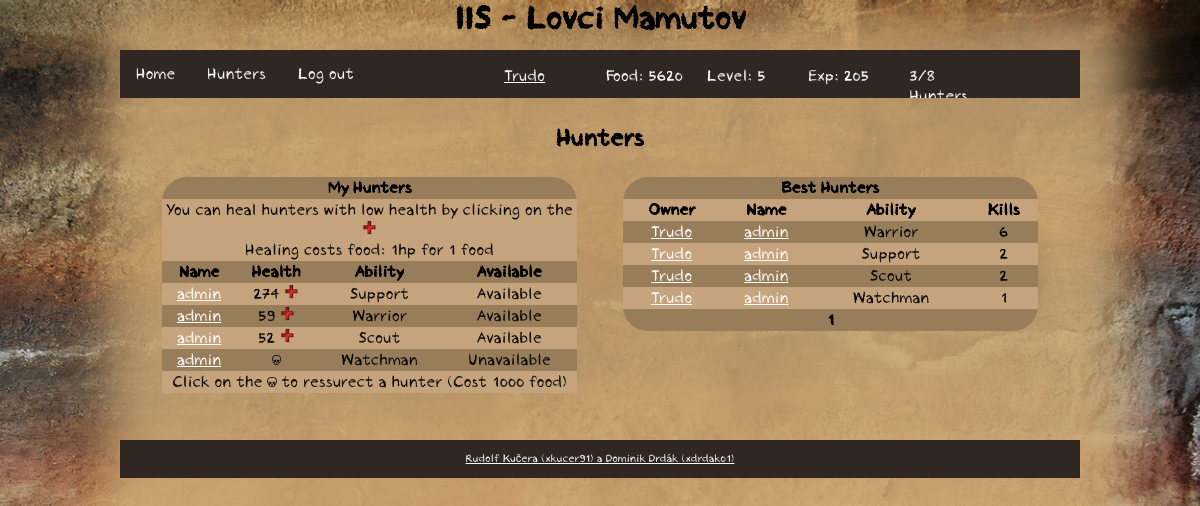
/iis/hunter/overview (signed in), run on the app's committed database.
### tables this page shows
CREATE TABLE `user` (
  `id` int(11) NOT NULL,
  `name` varchar(255) NOT NULL,
  `password` varchar(255) NOT NULL,
  `level` int(11) NOT NULL,
  `food` int(11) NOT NULL,
  `experience` int(11) NOT NULL,
  `role` varchar(10) NOT NULL
);

CREATE TABLE `hunter` (
  `id` int(11) NOT NULL,
  `user` int(11) NOT NULL,
  `name` varchar(15) NOT NULL,
  `health` int(11) NOT NULL,
  `ability` int(11) NOT NULL,
  `available` int(11) NOT NULL
);

CREATE TABLE `ability` (
  `id` int(11) NOT NULL,
  `name` varchar(255) NOT NULL
);

### index.php (called while the page is built, shortened)
<?php
require_once('functions.php');
$router = new RouterController();
$router->handle(array($_SERVER['REQUEST_URI']));
$router->writeView();

### functions.php (called while the page is built, shortened)
<?php
function isLoggedIn() {
	if (isset($_SESSION['user']))
		return true;
	else
		return false;
}
function url($url) {
	return Controller::$url . $url;
}

### model/Db.php (called while the page is built)
<?php
class Db {
    private static $connection;
    private static $settings = array(
		PDO::ATTR_ERRMODE => PDO::ERRMODE_EXCEPTION,
		PDO::MYSQL_ATTR_INIT_COMMAND => "SET NAMES utf8",
		PDO::ATTR_EMULATE_PREPARES => false,
	);
    public static function connect($host, $user, $password, $database) {
		if (!isset(self::$connection)) {
			self::$connection = @new PDO(
				"mysql:host=$host;dbname=$database",
				$user,
				$password,
				self::$settings
			);
		}
	}
    public static function queryOne($query, $parameters = array()) {
		$result = self::$connection->prepare($query);
		$result->execute($parameters);
		return $result->fetch();
	}
    public static function queryAll($query, $parameters = array()) {
		$result = self::$connection->prepare($query);
		$result->execute($parameters);
		return $result->fetchAll();
	}
    public static function querySingle($query, $parameters = array()) {
		$result = self::queryOne($query, $parameters);
		return $result[0];
	}
	public static function query($query, $parameters = array()) {
		$result = self::$connection->prepare($query);
		$result->execute($parameters);
		return $result->rowCount();
	}
}

### model/user.php (called while the page is built, shortened)
<?php
class User {
	private $id;
	private $name;
	private $level;
	private $food;
	private $experience;
	private $role;
	public function __construct ($name) {
		$user = Db::queryOne('SELECT * FROM user WHERE name = ?',[$name]);
		if (empty($user)) {
			$this->name = $name;
			$this->level = 1;
			$this->food = 100;
			$this->experience = 0;
			$this->role = 'user';
		} else {
			$this->id = $user['id'];
			$this->name = $user['name'];
			$this->level = $user['level'];
			$this->food =  $user['food'];
			$this->experience =  $user['experience'];
			$this->role = $user['role'];
		}
	}
	public function setId() {
		$this->id = Db::querySingle('SELECT id FROM user WHERE name = ?', [$this->name]);
	}
	public function getId() {
		if (isset($this->id))
			return $this->id;
		else
			return $this->id = Db::querySingle('SELECT id FROM user WHERE name = ?', [$this->name]);
	}
	public function getLevel() {
		return $this->level;
	}
	public function getFood() {
		return $this->food;
	}
	public function getExp() {
		return $this->experience;
	}
	public function getRole() {
		return $this->role;
	}
	public function getMyHunters() {
		return Db::queryAll('SELECT * FROM hunter WHERE user = ? ORDER BY health DESC', [$this->id]);
	}
	public static function getUserNameById($id) {
		return Db::querySingle('SELECT name FROM user WHERE id = ?', [$id]);
	}
	public function getMyHuntersCount() {
		return Db::query('SELECT * FROM hunter WHERE user = ? AND health > ?', [$this->id,0]);
	}
}

### controller/RouterController.php (called while the page is built, shortened)
<?php
class RouterController extends Controller
{
	protected $controller;
	private function dashToCamelCase($text)
	{
		$word = str_replace('-', ' ', $text);
		$word = ucwords($word);
		$word = str_replace(' ', '', $word);
		return $word;
	}
	private function parseURL($url)
	{
        $parsedURL = parse_url($url);
		$parsedURL["path"] = ltrim($parsedURL["path"], "/");
		$parsedURL["path"] = trim($parsedURL["path"]);
		$splitPath = explode("/", $parsedURL["path"]);
		return $splitPath;
	}
    public function handle($parameters)
    {
		$parsedURL = $this->parseURL($parameters[0]);
		$iis = array_shift($parsedURL);
		$controllerClass = $this->dashToCamelCase(array_shift($parsedURL)) . 'Controller';
		if (file_exists('controller/' . $controllerClass . '.php'))
			$this->controller = new $controllerClass;
		else
			$this->redirect('error');
        $this->controller->handle($parsedURL);
		if (isLoggedIn()) {
			$this->data['user'] = new User($_SESSION['user']);
		}
    }
}

### controller/HunterController.php (called while the page is built, shortened)
<?php
class HunterController extends Controller
{
    public function handle($parameters)
    {
    	if (!isLoggedIn()) {
    		$this->redirect('error');
    	} else {
			$user = new User($_SESSION['user']);
			$user->setId();
		}
    	if (isset($parameters)) {
    		if ($parameters[0] == 'create') {
                if (isset($parameters[1]) && ($parameters[1] == 'init'))
				    $this->create($parameters, $user,'init');
                else
                    $this->create($parameters, $user);
    		} else if ($parameters[0] == 'overview') {
				$this->overview($parameters,$user);
    		} else if ($parameters[0] == 'detail') {
                $this->detail($parameters,$user);
            }
    	}
    }
    public function overview($parameters,$user) {
        $myHunters = $user->getMyHunters();
        if (isset($_GET['page']))
            $page = $_GET['page'];
        else
            $_GET['page'] = $page = 1;
        $allHunters = Db::queryAll('SELECT COUNT(murder.hunterId) as kills, hunter.user, hunter.id, hunter.name, hunter.ability
            FROM murder
            LEFT JOIN hunter  ON murder.hunterId=hunter.id
            WHERE murder.type = "1"
            GROUP BY hunter.user, hunter.id, hunter.name, hunter.ability
            ORDER BY kills DESC LIMIT ?, 8', [($page-1)*8]);
    }
}

### model/ability.php (called while the page is built, shortened)
<?php
class Ability {
	public static function getAbilityName($id) {
		return Db::querySingle('SELECT name FROM ability WHERE id = ?', [$id]);
	}
}

### view/hunterOverview.phtml (the view, shortened to what this page needs)
<h1>Hunters</h1>
<table id="myHunters">
	<tr>
		<th colspan="4">
			My Hunters
		</th>
	</tr>
	<tr>
		<td colspan="4">
			You can heal hunters with low health by clicking on the
			<img src="<?= url('img/heal.png') ?>" height="15px">
			<br>
			Healing costs food: 1hp for 1 food
	</tr>
	<tr>
		<th>Name</th>
		<th>Health</th>
		<th>Ability</th>
		<th>Available</th>
	</tr>
	<?php foreach ($myHunters as $hunter):?>
		<tr>
			<td><a href="<?= url('hunter/detail/'.$hunter['id']) ?>"><?= $hunter['name'] ?></a></td>
			<td>
				<?php if ($hunter['health'] <= 0) : ?>
					<form method="POST" id="revive-<?= $hunter['id'] ?>" >
						<img src="<?= url('img/skull.png') ?>" height="10px" onclick="revive('<?= $hunter['name'] ?>','<?= $hunter['id'] ?>')">
					</form>
				<?php else : ?>
					<?= $hunter['health'] ?>
					<img src="<?= url('img/heal.png') ?>" height="15px" onclick="heal(<?= $hunter['id'] ?>)">
				<?php endif; ?>
			</td>
			<td><?= Ability::getAbilityName($hunter['ability']) ?></td>
			<td>
				<?php if ($hunter['available'] == 1) : ?>
					Available
				<?php else : ?>
					Unavailable
				<?php endif; ?>
			</td>
		</tr>
	<?php endforeach; ?>
	<tr>
		<td colspan="4">
			Click on the
			<img src="<?= url('img/skull.png') ?>" height="10px">
			to ressurect a hunter (Cost 1000 food)
		</td>
	</tr>
</table>
<table id="allHunters">
	<tr>
		<th colspan="5">
			Best Hunters
		</th>
	</tr>
	<tr>
		<th>Owner</th>
		<th>Name</th>
		<th>Ability</th>
		<th>Kills</th>
	</tr>
	<?php foreach ($allHunters as $hunter):?>
		<tr>
			<td><a href="<?= url('user/detail/'. $hunter['user']) ?>"><?= User::getUserNameById($hunter['user']); ?></a></td>
			<td><a href="<?= url('hunter/detail/'. $hunter['id']) ?>"><?= $hunter['name'] ?></a></td>
			<td><?= Ability::getAbilityName($hunter['ability']) ?></td>
			<td>
				<?= $hunter['kills'] ?>
			</td>
		</tr>
	<?php endforeach; ?>
	<tr>
		<th colspan="5">
			<?= $_GET['page'] ?>
		</th>
	</tr>
</table>

### view/template.phtml (shortened to what this page needs)
<!DOCTYPE html>
<html lang="cs-cz">
	<head>
		<link rel="stylesheet" href="<?= url('css/style.css') ?>" type="text/css"/>
		<link rel="stylesheet" href="<?= url('css/navigation.css') ?>" type="text/css"/>
		<link rel="stylesheet" href="<?= url('css/start.css') ?>" type="text/css"/>
		<link rel="stylesheet" href="<?= url('css/hunter.css') ?>" type="text/css"/>
		<link rel="stylesheet" href="<?= url('css/outpost.css') ?>" type="text/css"/>
		<link rel="stylesheet" href="<?= url('css/expedition.css') ?>" type="text/css"/>
		<link rel="stylesheet" href="<?= url('css/user.css') ?>" type="text/css"/>
		<link rel="stylesheet" href="<?= url('css/admin.css') ?>" type="text/css"/>
	</head>
	<body>
		<header>
			<div class="center">
				<h1>IIS - Lovci Mamutov</h1>
			</div>
		</header>
		<nav>
			<div class="center">
				<ul>
					<li><a href="<?= url('home') ?>">Home</a></li>
					<?php if (isLoggedIn()): ?>
						<li><a href="<?= url('hunter/overview') ?>">Hunters</a></li>
						<li><a href="<?= url('logout') ?>">Log out</a></li>
						<div id="stats">
							<p id="stats-name"><a href="<?= url('user/detail/'.$user->getId()) ?>"><?= $_SESSION['user'] ?></a></p>
							<p id="stats-food">Food: <?= $user->getFood()?></p>
							<p id="stats-lvl">Level: <?= $user->getLevel()?></p>
							<p id="stats-exp">Exp: <?= $user->getExp()?></p>
							<p id="stats-hunters"><?= $user->getMyHuntersCount() ?>/<?= $user->getLevel()+3?> Hunters</p>
						</div>
					<?php endif; ?>
				</ul>
			</div>
		</nav>
		<article>
			<div class="center">
				<?php $this->controller->writeView();  ?>
			</div>
		</article>
		<footer>
			<div class="center">
				<p>
					<?php if (isLoggedIn()) : ?>
						<?php if ($user->getRole() == 'admin') : ?>
							<a href="<?= url('admin/controlPanel') ?>">Rudolf Kučera (xkucer91) a Dominik Drdák (xdrdak01)</a>
						<?php else : ?>
							Rudolf Kučera (xkucer91) a Dominik Drdák (xdrdak01)
						<?php endif; ?>
					<?php else : ?>
						<a href="<?= url('admin/login') ?>">Rudolf Kučera (xkucer91) a Dominik Drdák (xdrdak01)</a>
					<?php endif; ?>
				</p>
			</div>
		</footer>
	</body>
</html>

### css/style.css (style rules this page uses)
html { height: 100%; width: 100%; margin: 0; padding: 0; font-family: 'Crayon Hand', Arial, sans-serif; font-weight:normal; font-style:normal; text-shadow: none; }
body { width: 100%; margin: 0; padding: 0; min-height: 100%; float: left; background-image: url('../img/bg.jpg'); background-size: cover; background-repeat: no-repeat; background-attachment: fixed; }
header { width: 100%; height: 50px; margin: 0; padding: 0; float: left; }
article { margin: 0; padding: 2%; width: 96%; min-height: 200px; float: left; }
footer { width: 100%; font-size: 11px; text-align: center; float: left; margin: 0; }
footer .center { background-color: #302722; color: white; padding-top: 1px; padding-bottom: 1px; }
.center { margin: 0 auto; padding: 0; width: 80%; }
h1 { margin: 0; text-align: center; }
a, a:visited { color: white; }

### css/navigation.css (style rules this page uses)
nav { height: 50px; width: 100%; margin: 0; padding: 0; float: left; }
nav ul { list-style-type: none; margin: 0; padding: 0; overflow: hidden; background-color: #302722; }
nav li { float: left; margin-bottom: 0; }
nav li a { display: block; color: white; text-align: center; padding: 14px 16px; text-decoration: none; margin-bottom: 0; }
#stats { height: 40px; width:60%; float:right; color: white; }
#stats p { float:left; height: 40px; width: 15%; margin-right: 15px; }

### css/hunter.css (style rules this page uses)
#myHunters, #myHunters td, #myHunters th { border-collapse: collapse; }
#myHunters { width: 45%; margin: 2.5%; text-align: center; float: left; background-color: #987d5b; border-radius: 25px; }
#myHunters tr:nth-child(2n) { border-collapse: collapse; background-color: #c5a37d; }
#allHunters, #allHunters td, #allHunters th { border-collapse: collapse; }
#allHunters { background-color: #987d5b; border-radius: 25px; width: 45%; margin: 2.5%; text-align: center; float: right; }
#allHunters tr:nth-child(2n) { border-collapse: collapse; background-color: #c5a37d; }

### data on the page
user: food "5620", level "5", experience "205", $user->getLevel()+3 "8"
hunter: name "admin", health "274", ability.name "Support", available "Available", user.name "Trudo", kills "2"
hunter: name "admin", health "59", ability.name "Warrior", available "Available", user.name "Trudo", kills "6"
hunter: name "admin", health "52", ability.name "Scout", available "Available", user.name "Trudo", kills "2"
hunter: name "admin", ability.name "Watchman", available "Unavailable", user.name "Trudo", kills "1"

### other printed values
$_SESSION['user'] "Trudo"
$user->getMyHuntersCount() "3"
$_GET['page'] "1"
